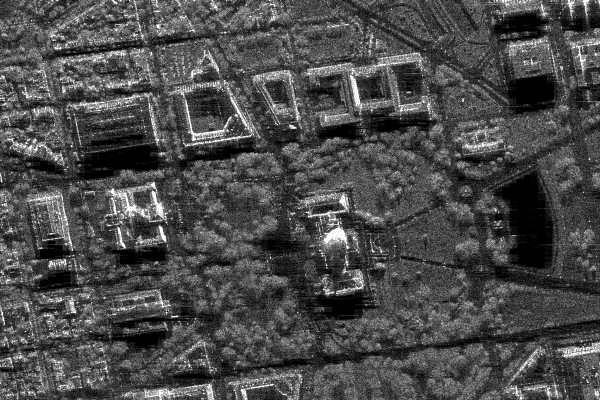
#> input picture 1_Intro_Color_models/Practice_1/sar_1_gray.jpg, 600 x 400 px
$ jupyter execute DE_IP_HomeTask_1.ipynb   (older library calls are emulated)
#> lines starting #> are read from the running program, lines starting #| are printed output that depends on the picture; long printed decimals are rounded
[cell 1]
import numpy as np
import cv2
import matplotlib.pyplot as plt

[cell 2]
# 1. Загрузите изображение в оттенках серого sar_1_gray.jpg.
# 2. постройте гистограмму
# 3. реализуйте алгоритм гамма коррекции с параметром гамма <1, >1.
# 4. Сравните исходное изображение, скорректированное при помощи гамма-фильтра. MSE, SSIM.
# 5. реализуйте алгоритм статистической цветокоррекции на основе статистики eq_gray.
# 6. Протестируйте работу алгоритмов пороговой фильтрации с различными параметрами.
# Для каждого решения - напечатайте результат

1. Загрузите изображение в оттенках серого sar_1_gray.jpg.

[cell 3]
image = cv2.imread('sar_1_gray.jpg', cv2.IMREAD_GRAYSCALE)
#> image is the input picture: shape (400, 600); min 0, max 255, mean 74.9
plt.imshow(image, cmap='gray')

2. постройте гистограмму

[cell 4]
histSize = 256
histRange = (0, 256)
accumulate = False
image_hist = cv2.calcHist([image], [0], None, [histSize], histRange, accumulate=accumulate)
#> image_hist = 256 values, max 3786 at index 1, min 40 at index 251, mean 937.5
plt.plot(image_hist)
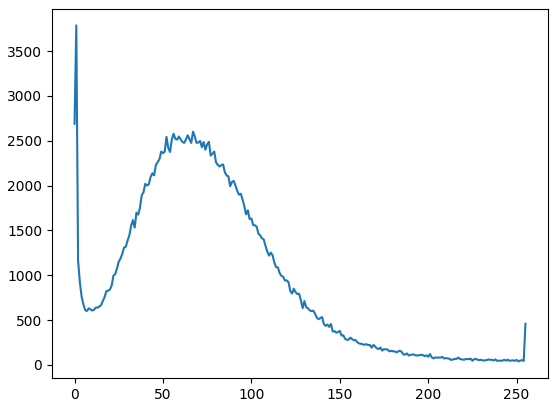
#> figure drawn by matplotlib, 1 panel; curve peaks at x = 1, y = 3786

[cell 5]
b_hist_cum = image_hist.cumsum()
#> b_hist_cum = 256 values from 2689 to 240000
plt.plot(b_hist_cum)
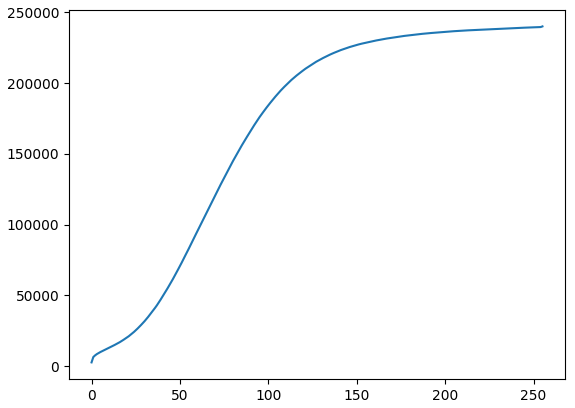
#> figure drawn by matplotlib, 1 panel; curve peaks at x = 255, y = 240000

[cell 6]
b_hist_norm = image_hist /  (image.shape[0] * image.shape[1])
#> b_hist_norm = 256 values, max 0.0158 at index 1, min 0.000167 at index 251, mean 0.00391
plt.plot(b_hist_norm)
#> figure, not shown here; curve peaks at x = 1, y = 0.0158

3. реализуйте алгоритм гамма коррекции с параметром гамма <1, >1.

[cell 7]
def gamma_corr(image, gamma):
    normal = image.astype(np.float32) / 255
    correct = np.power(normal, gamma)
    res = (correct * 255).astype(np.uint8)
    return res

fig, axes = plt.subplots(1, 3, figsize=(15, 5))

gamma_light = 0.5
gamma_dark = 2.0
image_light = gamma_corr(image, gamma_light)
#> in gamma_corr, `correct = np.power(normal, gamma)`:
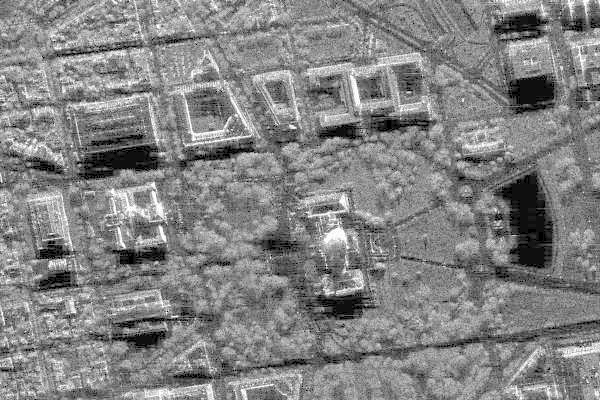
#> correct: shape (400, 600) float32; min 0, max 1, mean 0.514
image_dark = gamma_corr(image, gamma_dark)
#> call 2 of gamma_corr, with gamma = 2
#> in gamma_corr (call 2), `correct = np.power(normal, gamma)`:
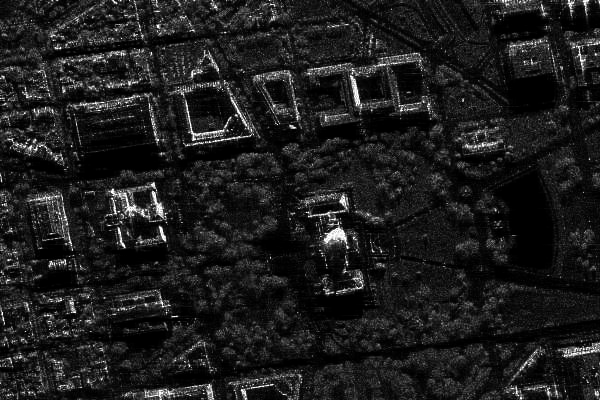
#> correct: shape (400, 600) float32; min 0, max 1, mean 0.116
axes[0].imshow(image, cmap='gray')
axes[0].set_title('Original')
axes[0].axis('off')

axes[1].imshow(image_light, cmap='gray')
axes[1].set_title(f'Gamma = {gamma_light}')
axes[1].axis('off')

axes[2].imshow(image_dark, cmap='gray')
axes[2].set_title(f'Gamma = {gamma_dark}')
axes[2].axis('off')

4. Сравните исходное изображение, скорректированное при помощи гамма-фильтра. MSE, SSIM.

[cell 8]
from skimage.metrics import structural_similarity, mean_squared_error

fig, axes = plt.subplots(1, 3, figsize=(15, 5))


(ssim, diff) = structural_similarity(image, image_light,
                                 full=True,
                                 multichannel=True,
                                 channel_axis=-1)
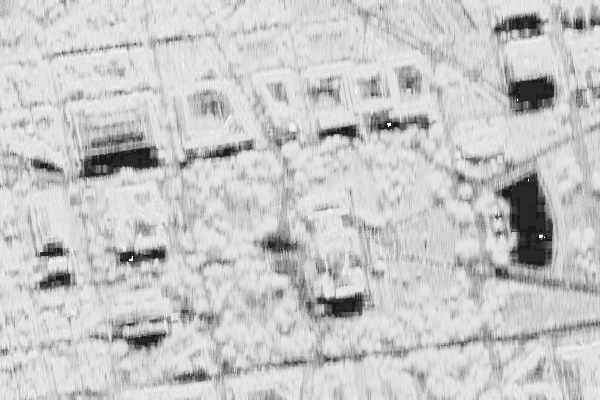
#> diff: shape (400, 600) float64; min 0.0898, max 1, mean 0.784
#> ssim = 0.783

diff_light = (diff * 255).astype("uint8")
print("Orig vs img_gamma < 1")
print("\tSSIM: {}".format(ssim))
#| 	SSIM: 0.7828
mse = mean_squared_error(image, image_light)
#> mse = 3250.4
print("\tMSE: {}".format(mse))
#| 	MSE: 3250.429


(ssim, diff) = structural_similarity(image, image_dark,
                                 full=True,
                                 multichannel=True,
                                 channel_axis=-1)
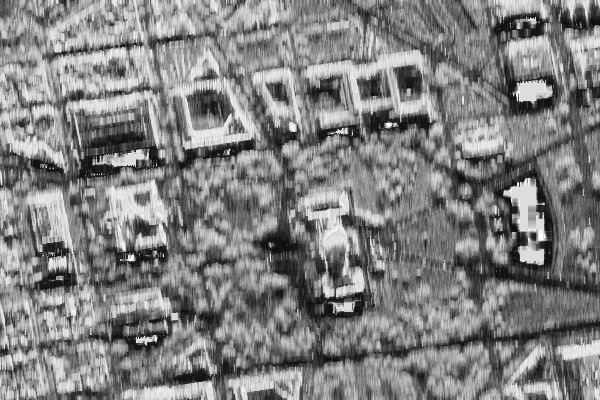
#> diff: shape (400, 600) float64; min 0.0378, max 1, mean 0.509
#> ssim = 0.508
diff_dark = (diff * 255).astype("uint8")
print("Orig vs img_gamma > 1")
print("\tSSIM: {}".format(ssim))
#| 	SSIM: 0.5084
mse = mean_squared_error(image, image_dark)
#> mse = 2383.8
print("\tMSE: {}".format(mse))
#| 	MSE: 2383.764

axes[0].imshow(image, cmap='gray')
axes[0].set_title('Original')
axes[0].axis('off')

axes[1].imshow(diff_light, cmap='gray')
axes[1].set_title(f'Orig vs img_gamma < 1')
axes[1].axis('off')

axes[2].imshow(diff_dark, cmap='gray')
axes[2].set_title(f'Orig vs img_gamma > 1')
axes[2].axis('off')

5. реализуйте алгоритм статистической цветокоррекции на основе статистики eq_gray.

[cell 9]
def static_color_correction(source, refer):
    mean_src = source.mean()
    std_src = source.std()

    mean_ref = refer.mean()
    std_ref = refer.std()

    image_corr = (source - mean_src) * (std_ref / std_src) + mean_ref
    return np.clip(image_corr, 0, 255).astype(np.uint8)


eq_gray = cv2.equalizeHist(image)
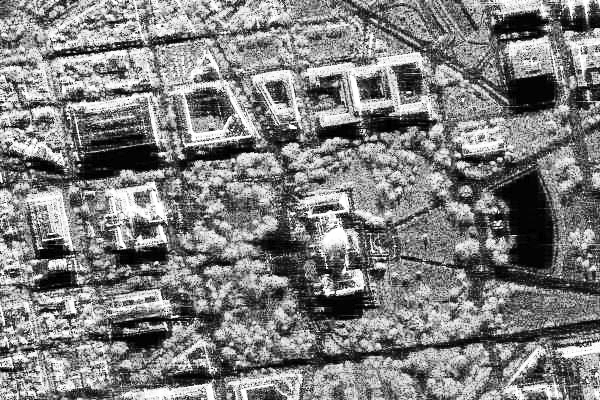
#> eq_gray: shape (400, 600); min 0, max 255, mean 127
image_corr = static_color_correction(image, eq_gray)
#> in static_color_correction, `mean_src = source.mean()`: mean_src = 74.94
#> in static_color_correction, `std_src = source.std()`: std_src = 43.66
#> in static_color_correction, `mean_ref = refer.mean()`: mean_ref = 127
#> in static_color_correction, `std_ref = refer.std()`: std_ref = 74.27
#> in static_color_correction, `return np.clip(image_corr, 0, 255).astype(np.uint8)`:
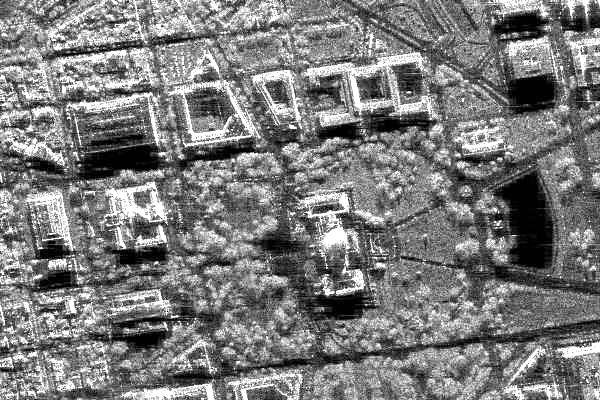
#> returned value: shape (400, 600); min 0, max 255, mean 123.1

fig, axs = plt.subplots(1, 3, figsize=(15, 5))

axs[0].imshow(image, cmap='gray')
axs[0].set_title('Original')

axs[1].imshow(image_corr, cmap='gray')
axs[1].set_title('Statistical Color Correction')

axs[2].imshow(eq_gray, cmap='gray')
axs[2].set_title('Histogram Equalization')

plt.show()

(ssim, diff) = structural_similarity(image_corr, eq_gray, full=True)
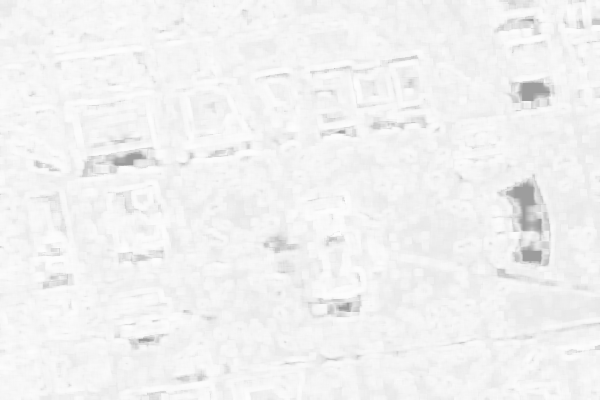
#> diff: shape (400, 600) float64; min 0.617, max 0.996, mean 0.95
#> ssim = 0.95
diff = (diff * 255).astype("uint8")
print("Equalization gray vs Statistical Color Correction")
print(f"\tSSIM: {ssim}")
#| 	SSIM: 0.95
print(f"\tMSE: {mean_squared_error(image_corr, eq_gray)}")
#| 	MSE: 247.701

plt.imshow(diff, cmap="gray")

6. Протестируйте работу алгоритмов пороговой фильтрации с различными параметрами.

[cell 10]
threshold_values = [50, 100, 150, 200]

methods = [
    ('THRESH_BINARY', cv2.THRESH_BINARY),
    ('THRESH_BINARY_INV', cv2.THRESH_BINARY_INV),
    ('THRESH_TRUNC', cv2.THRESH_TRUNC),
    ('THRESH_TOZERO', cv2.THRESH_TOZERO),
    ('THRESH_TOZERO_INV', cv2.THRESH_TOZERO_INV)
]

fig, axes = plt.subplots(len(methods) + 1, len(threshold_values) + 1,
                         figsize=(20, 15),
                         gridspec_kw={'wspace': 0, 'hspace': 0.2})

axes[0, 0].imshow(image, cmap='gray')
axes[0, 0].set_title('Original', fontsize=14, pad=5)
axes[0, 0].axis('off')

for col, thresh_val in enumerate(threshold_values):
    axes[0, col+1].set_title(f'Порог = {thresh_val}', fontsize=14, pad=5)
    axes[0, col+1].axis('off')


for row, (method_name, method_type) in enumerate(methods, 1):

    axes[row, 0].set_title(method_name, fontsize=12, pad=5)
    axes[row, 0].axis('off')

    for col, thresh_val in enumerate(threshold_values):

        _, result = cv2.threshold(image, thresh_val, 255, method_type)


        axes[row, col+1].imshow(result, cmap='gray')
        axes[row, col+1].axis('off')

plt.suptitle('Простая пороговая обработка с различными методами и значениями', fontsize=16, y=0.95)
plt.tight_layout()
plt.show()
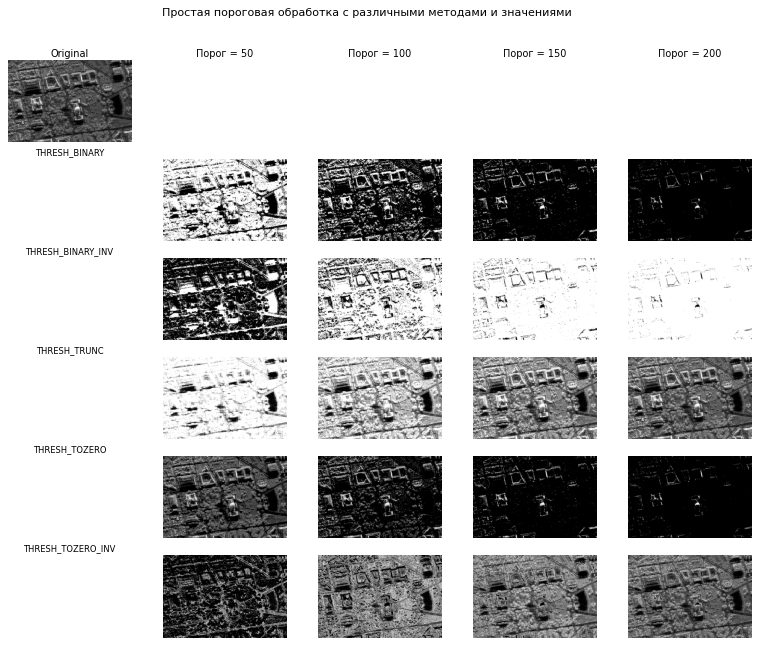
#> figure drawn by matplotlib, 21 panels
